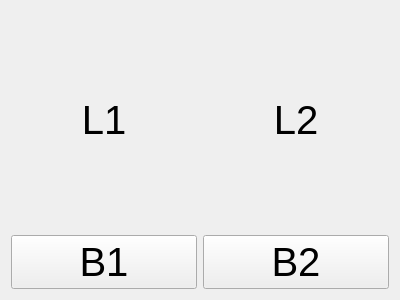
<?xml version="1.0" encoding="UTF-8"?>
<ui version="4.0">
 <class>MyWidget</class>
 <widget class="QWidget" name="MyWidget">
  <property name="geometry">
   <rect>
    <x>0</x>
    <y>0</y>
    <width>400</width>
    <height>300</height>
   </rect>
  </property>
  <property name="font">
   <font>
    <pointsize>30</pointsize>
   </font>
  </property>
  <property name="windowTitle">
   <string>Form</string>
  </property>
  <layout class="QHBoxLayout" name="horizontalLayout">
   <item>
    <layout class="QGridLayout" name="gridLayout">
     <item row="0" column="1">
      <widget class="QLabel" name="label2">
       <property name="text">
        <string>L2</string>
       </property>
       <property name="alignment">
        <set>Qt::AlignCenter</set>
       </property>
      </widget>
     </item>
     <item row="0" column="0">
      <widget class="QLabel" name="label1">
       <property name="text">
        <string>L1</string>
       </property>
       <property name="alignment">
        <set>Qt::AlignCenter</set>
       </property>
      </widget>
     </item>
     <item row="1" column="0">
      <widget class="QPushButton" name="button1">
       <property name="text">
        <string>B1</string>
       </property>
      </widget>
     </item>
     <item row="1" column="1">
      <widget class="QPushButton" name="button2">
       <property name="text">
        <string>B2</string>
       </property>
      </widget>
     </item>
    </layout>
   </item>
  </layout>
 </widget>
 <resources/>
 <connections/>
</ui>
